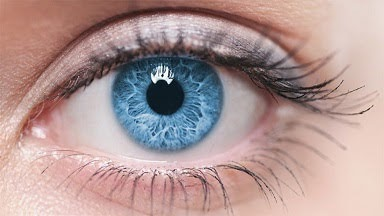
#> input picture eyeRobot/images/sample - コピー.jpg, 384 x 216 px, given in place of the camera
$ python sample.py
#> lines starting #> are read from the running program, lines starting #| are printed output that depends on the picture; after the words box and inside, x2 and y2 are one past the last pixel; in counts of white or black regions, pixels touching at a corner belong together
import cv2
import numpy as np

cap = cv2.VideoCapture(0)

kernel_hor = np.array([[1, 1, 1], [0, 0, 0], [-1, -1, -1]])
kernel_cal = np.ones((3, 3), np.uint8)

while True:
    ret, frame = cap.read()
#> frame is the input picture: shape (216, 384, 3); mean B, G, R 149.5, 151.7, 176.7
    if not ret: break

    gau = cv2.GaussianBlur(frame, (5, 5), 1)
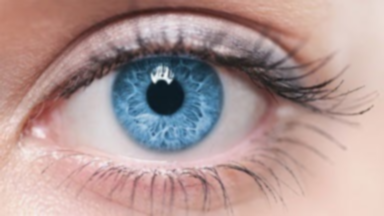
#> gau: shape (216, 384, 3); mean B, G, R 149.5, 151.7, 176.7
    gray = cv2.cvtColor(gau, cv2.COLOR_BGR2GRAY)
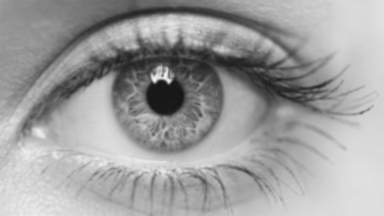
#> gray: shape (216, 384); min 22, max 242, mean 158.9
    bin = cv2.threshold(gray, 95, 255, cv2.THRESH_BINARY)[1]
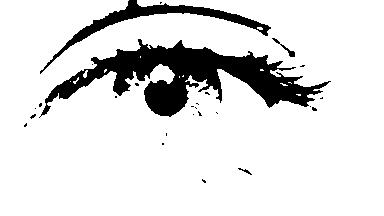
#> bin: shape (216, 384); 87.3% white; 26 black regions (22 under 20 px), largest, box (x1, y1, x2, y2) and area: (39, 39, 331, 118) 8310, (40, 0, 271, 74) 2023, (272, 38, 295, 57) 79, (238, 168, 252, 175) 28
    horizon = cv2.filter2D(bin, -1, kernel_hor)
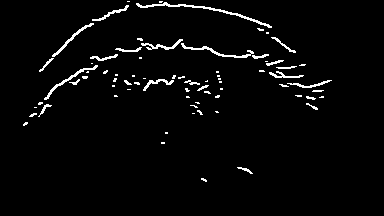
#> horizon: shape (216, 384); 3% white in thin lines or dots, all inside (x1, y1, x2, y2) = (23, 1, 332, 182)
    dilation = cv2.dilate(horizon, kernel_cal, 1)
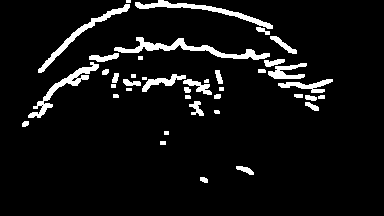
#> dilation: shape (216, 384); 6.7% white; 40 white regions (4 under 20 px), largest, box (x1, y1, x2, y2) and area: (114, 37, 270, 60) 932, (135, 0, 273, 29) 695, (28, 62, 99, 118) 675
    lines = cv2.HoughLinesP(dilation, rho = 1, theta = np.pi / 360, threshold = 130, minLineLength = 130, maxLineGap = 100)
#> lines = [[62, 79, 323, 85], [75, 31, 305, 65]]
    if lines is not None:
        for line in lines:
            x0, y0, x1, y1 = line[0]
            grad = ((y1 - y0) / (x1 - x0)) * 10
            if grad > -5 and grad < 10 and x1 < 580 and x0 > 300:
                cv2.line(frame, (x0, y0), (x1, y1), (255, 255, 0), 2)
                print('x1 = ', x1)
#> this loop made 2 passes
#> (x0, y0, x1, y1, grad) on passes 1 to 2: (62, 79, 323, 85, 0.23), (75, 31, 305, 65, 1.48)

    cv2.imshow('Frame', frame)
    cv2.imshow('dilation', dilation)
    cv2.imshow('bin', bin)

    if cv2.waitKey(1) & 0xFF == ord('q'):
#> (key q is pressed here)
        break

cap.release()

$ run again, on eyeRobot/images/fit_bi - コピー.png
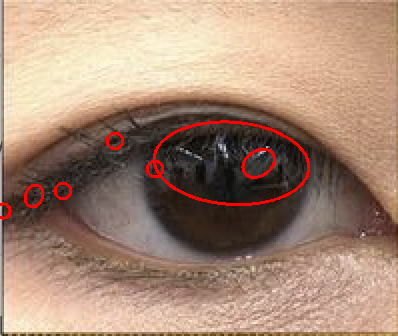
#> input picture eyeRobot/images/fit_bi - コピー.png, 398 x 336 px, given in place of the camera
#> frame is the input picture: shape (336, 398, 3); mean B, G, R 117.7, 136.5, 166.5
#> `bin = cv2.threshold(gray, 95, 255, cv2.THRESH_BINARY)[1]`:
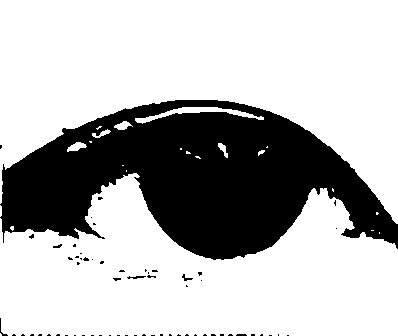
#> bin: shape (336, 398); 72% white; 62 black regions (56 under 20 px), largest, box (x1, y1, x2, y2) and area: (0, 100, 398, 260) 37012, (127, 276, 146, 279) 34, (182, 274, 193, 281) 30, (0, 318, 8, 336) 29, (53, 244, 62, 248) 21, (236, 334, 247, 336) 20
#> horizon: shape (336, 398); 2% white in thin lines or dots, all inside (x1, y1, x2, y2) = (0, 99, 398, 335)
#> `dilation = cv2.dilate(horizon, kernel_cal, 1)`:
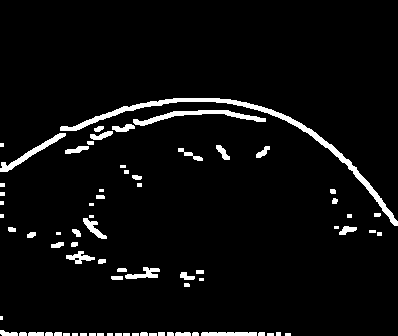
#> dilation: shape (336, 398); 4.7% white; 74 white regions (14 under 20 px), largest, box (x1, y1, x2, y2) and area: (60, 98, 398, 226) 1983, (133, 110, 266, 126) 627, (0, 133, 66, 172) 429
#> lines = [[2, 335, 280, 332], [12, 335, 290, 335], [0, 332, 290, 334], [1, 164, 230, 99]]
#> the loop `for line in lines:` made 4 passes
#> (x0, y0, x1, y1, grad) on passes 1 to 4: (2, 335, 280, 332, -0.108), (12, 335, 290, 335, 0), (0, 332, 290, 334, 0.069), (1, 164, 230, 99, -2.84)
